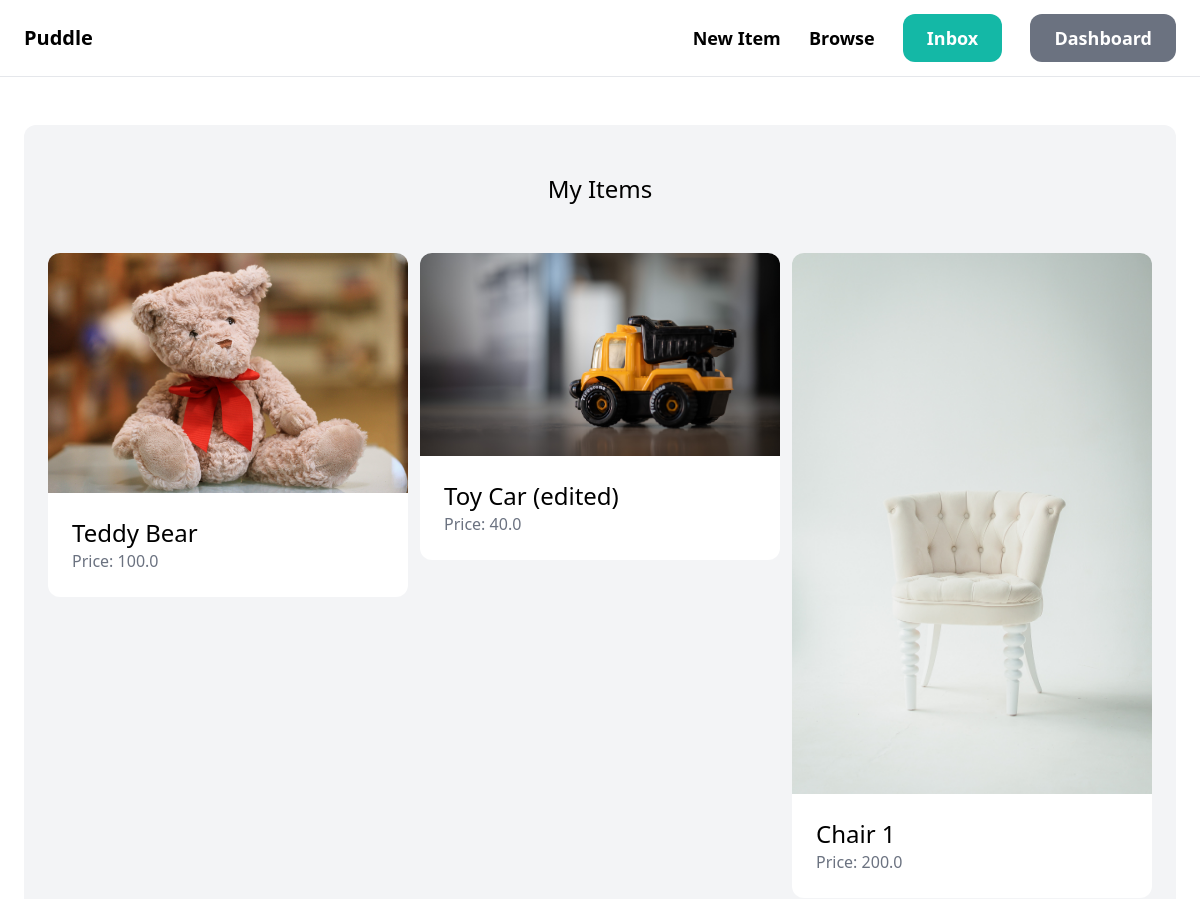
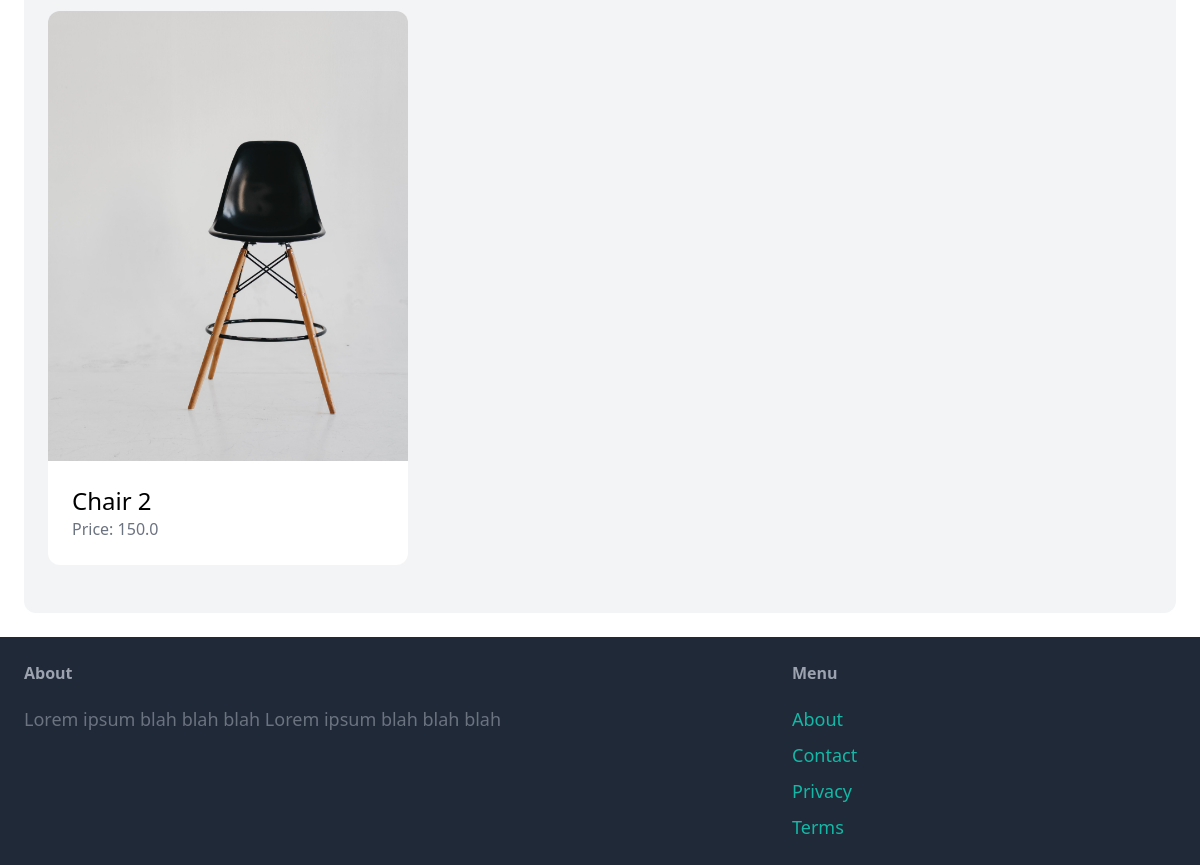
The page /dashboard/ (signed in) on the database its author committed (2 pictures, top to bottom).
### item/models.py (models this page shows, shortened)
class Item(models.Model):
    category = models.ForeignKey(Category, related_name='items', on_delete=models.CASCADE)
    name = models.CharField(max_length=255)
    description = models.TextField(blank=True, null=True)
    price = models.FloatField()
    image = models.ImageField(upload_to='items_images', blank=True, null=True)
    is_sold = models.BooleanField(default=False)
    created_by = models.ForeignKey(User, related_name='items', on_delete=models.CASCADE)
    created_at = models.DateTimeField(auto_now_add=True)

### dashboard/views.py (the view)
# urls.py: path('', views.index, name='index'),
@login_required
def index(request):
    items = Item.objects.filter(created_by=request.user)
    context = {'items': items}
    return render(request, 'dashboard/index.html', context)

### dashboard/templates/dashboard/index.html (shortened to what this page needs)
{% extends 'core/base.html' %}
{% block content %}
<div class="mt-6 px-6 py-12 bg-gray-100 rounded-xl">
    <h2 class='mb-12 text-2xl text-center'>My Items</h2>
    <div class="grid grid-cols-3 gap-3">
        {% for item in items %}
            <div>
                <a href="{% url 'item:detail' item.id %}">
                    <div>
                        <img src="{{ item.image.url }}"
                         class="rounded-t-xl" >
                    </div>
                    <div class="p-6 bg-white rounded-b-xl">
                        <h2 class="text-2xl">{{ item.name }}</h2>
                        <p class="text-gray-500">Price: {{ item.price }}</p>
                    </div>
                </a>
            </div>
        {% endfor %}
    </div>
</div>
{% endblock content %}

### rows shown on the page
Item: image (picture), name "Teddy Bear", price "100.0"
Item: image (picture), name "Toy Car (edited)", price "40.0"
Item: image (picture), name "Chair 1", price "200.0"
Item: image (picture), name "Chair 2", price "150.0"
